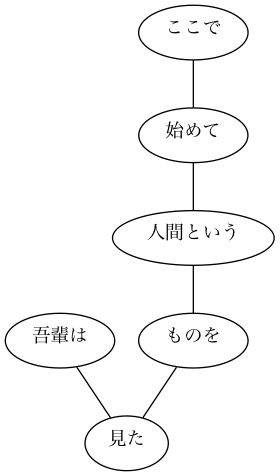

The script that drew this image:
# -*- coding: utf-8 -*-

import sys
import pydot
from cabocha_parser import CabochaParser

reload(sys)  
sys.setdefaultencoding('utf8')


# 44. 係り受け木の可視化
# 与えられた文の係り受け木を有向グラフとして可視化せよ．
# 可視化には，係り受け木をDOT言語に変換し，Graphvizを用いるとよい．
# また，Pythonから有向グラフを直接的に可視化するには，pydotを使うとよい．

# 指定したインデックスの文の係り受け木のグラフを作る
idx = int(sys.argv[1]) if len(sys.argv) > 1 else 0

# Cabocha解析結果のファイルをパース
filename = "neko.txt.cabocha"

parser = CabochaParser()
parser.parse(filename)

# 対象とする文章
edges = []
sentence = parser.getBook()[idx]
for chunk in sentence:
	dst = int(chunk.dst)
	if dst != -1:
		# 係り元のテキスト,係り先のテキスト を表示
		textFrom = chunk.getText()
		textTo = sentence[dst].getText()
		edges.append((textFrom, textTo))
		print "{0}\t{1}".format(chunk.getText(), sentence[dst].getText())

g = pydot.graph_from_edges(edges)
g.write_jpeg('44.jpg', prog='dot')
